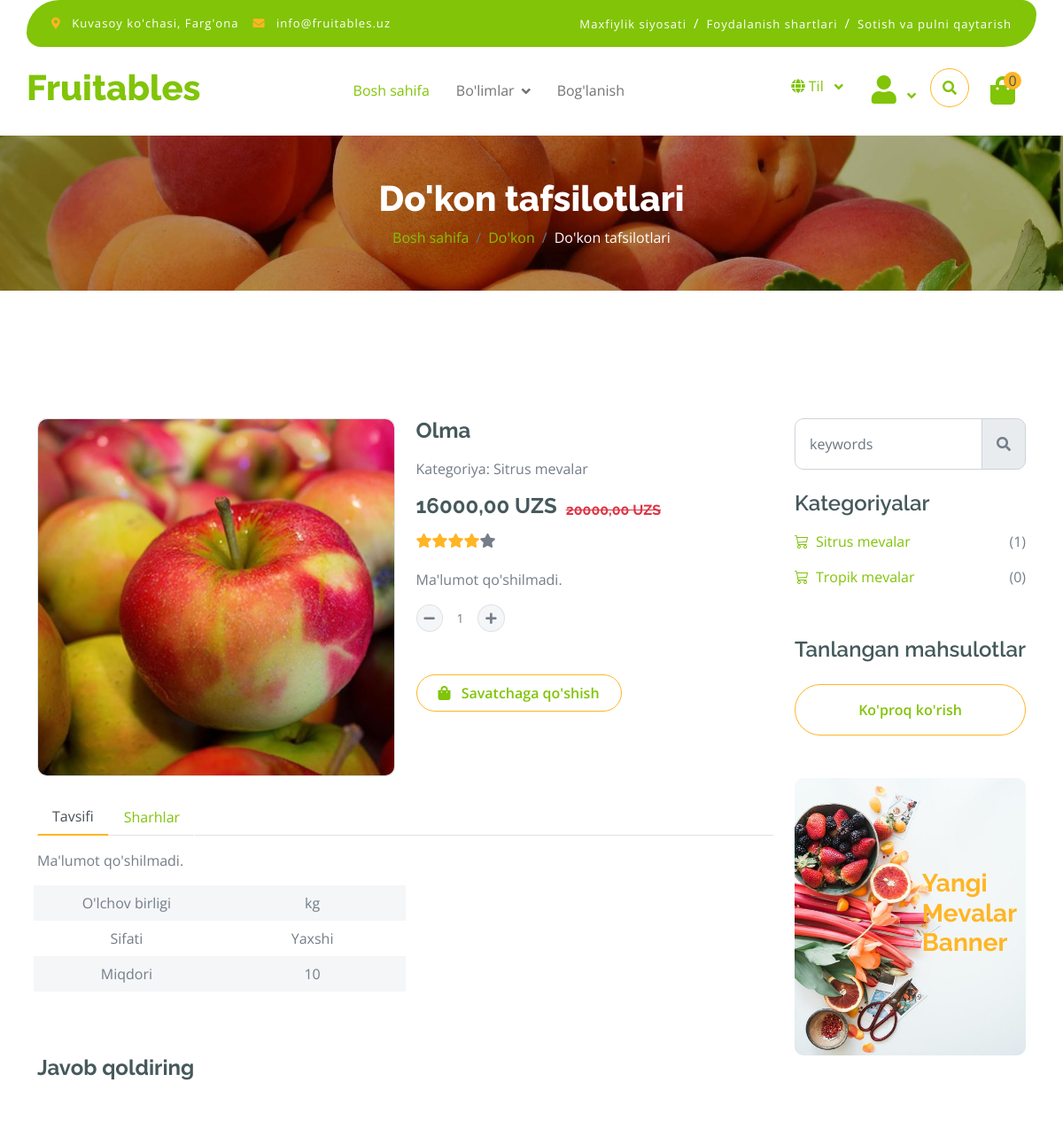
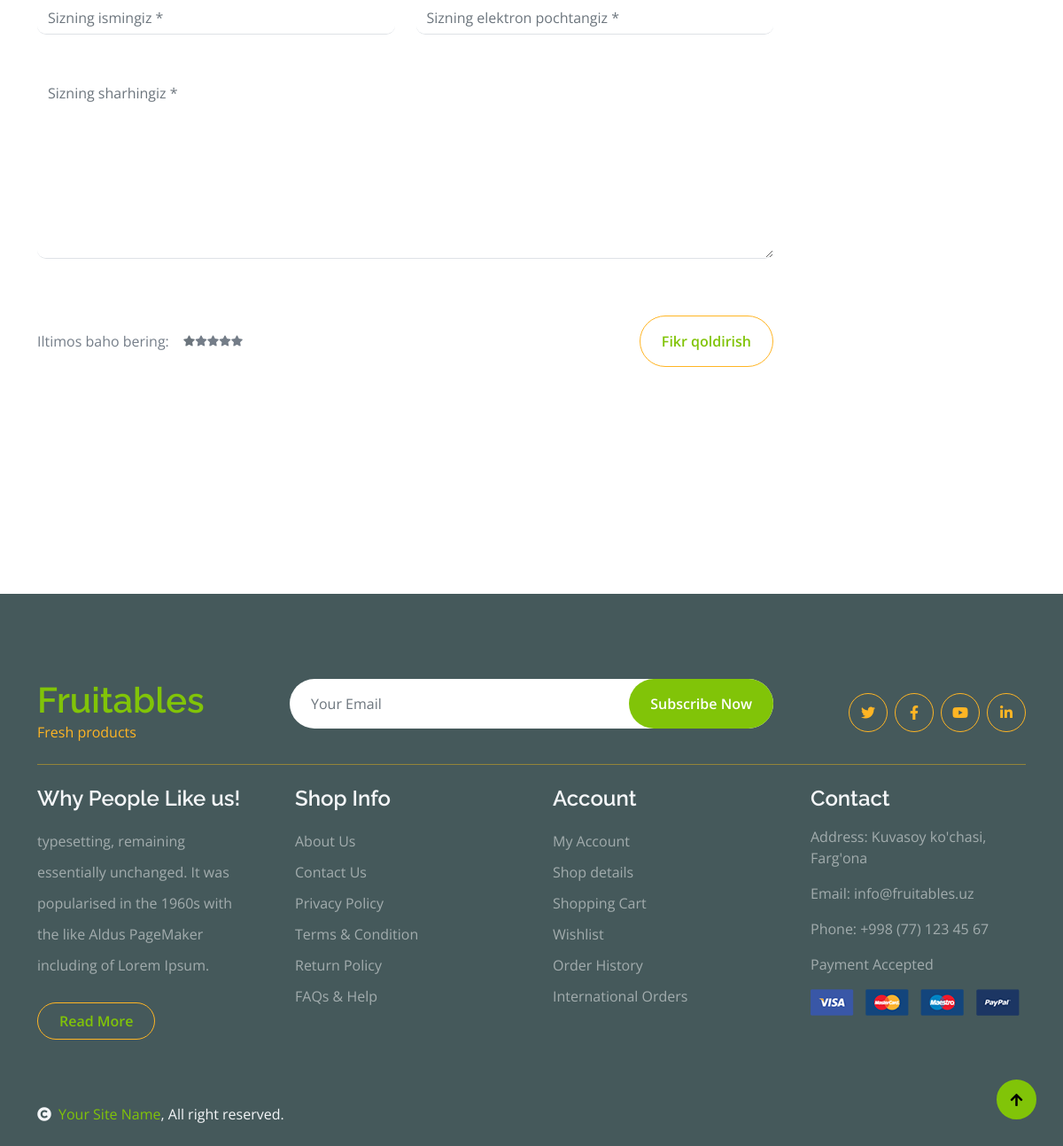
The app's page /uz/department/mevalar/sitrus-mevalar/olma/ (signed in) with its own data (2 pictures, top to bottom).
### manager/models.py (models this page shows, shortened)
class Product(models.Model):
    name = models.CharField(max_length=250, verbose_name='Nomi')
    slug = models.SlugField(max_length=250, unique=True, verbose_name='Identifikatori')
    description = models.TextField(default="Ma'lumot qo'shilmadi.", verbose_name='Tavsifi')
    currency = models.CharField(max_length=3, choices=CURRENCY_TYPES, verbose_name='Valyuta')
    price = models.DecimalField(max_digits=10, decimal_places=2, verbose_name='Narxi', validators=[MinValueValidator(0)])
    discount = models.IntegerField(default=0, verbose_name='Chegirma foizi',
                                   validators=[MinValueValidator(0), MaxValueValidator(100)],
                                   help_text='Agar mahsulotingizga chegirma qo‘ymoqchi bo‘lsangiz, chegirma foizini (masalan, 50) kiriting. Agar chegirma bermoqchi bo‘lmasangiz, bu maydonga tegmang.')
    quantity = models.IntegerField(default=0, verbose_name='Miqdori', validators=[MinValueValidator(0)],)
    quality = models.CharField(max_length=10, verbose_name='Sifati')
    weight = models.CharField(max_length=2, choices=WEIGHT_TYPES, verbose_name="O'lchov birligi")
    category = models.ForeignKey(Category, on_delete=models.CASCADE, related_name='products', null=True)
    def get_discount_price(self):
        if self.discount > 0:
            discount_price = self.price - (self.price * self.discount) / 100
            return discount_price
        return None
    class Meta:
        verbose_name = 'Mahsulot '
        verbose_name_plural = 'Mahsulotlar'

class ProductImage(models.Model):
    image = models.ImageField(upload_to='products/', verbose_name='Rasmi (500x350)',
                              help_text="Rasmning o‘lchami 500x350 piksel bo‘lishi kerak. Iltimos, to‘g‘ri o‘lchamdagi rasmni yuklang!")
    product = models.ForeignKey(Product, on_delete=models.CASCADE, related_name='images', verbose_name='Mahsuloti')
    class Meta:
        verbose_name = 'Mahsulot surati '
        verbose_name_plural = 'Mahsulot suratlari'

class Category(models.Model):
    name = models.CharField(max_length=150, unique=True, verbose_name='Nomi')
    slug = models.SlugField(max_length=150, unique=True, verbose_name='Identifikatori')
    departament = models.ForeignKey(Departament, on_delete=models.CASCADE, related_name='category',
                                    verbose_name="Bo'limi")
    class Meta:
        verbose_name = 'Kategoriya '
        verbose_name_plural = 'Kategoriyalar'

### manager/views.py (the view)
# urls.py: path('department/<slug:department_slug>/<slug:category_slug>/<slug:product_slug>/', ProductDetail.as_view(), name='product'),
class ProductDetail(LoginRequiredMixin, DetailView):
    model = Product
    template_name = 'shop-detail.html'
    slug_url_kwarg = 'product_slug'
    login_url = reverse_lazy('register')
    def get_context_data(self, *, object_list=None, **kwargs):
        context = super().get_context_data(**kwargs)
        department = get_object_or_404(Departament, slug=self.kwargs.get('department_slug'))
        category = get_object_or_404(Category, slug=self.kwargs.get('category_slug'))
        categories = Category.objects.filter(departament=department).select_related('departament')
        products = Product.objects.filter(category=category).select_related('category')
        featured_products = Product.objects.filter(category=category, discount__gt=0).select_related('category')
        context.update({
            'department': department,
            'categories': categories,
            'products': products,
            'featured_products': featured_products[:3],
            'all_featured_products': featured_products[3:]
        })
        return context

### templates/shop-detail.html (shortened to what this page needs)
{% extends 'base.html' %}
{% load static i18n %}
{% block main %}
<div class="container-fluid page-header py-5">
    <h1 class="text-center text-white display-6">{% trans "Do'kon tafsilotlari" %}</h1>
    <ol class="breadcrumb justify-content-center mb-0">
        <li class="breadcrumb-item"><a href="{% url 'home' %}">{% trans "Bosh sahifa" %}</a></li>
        <li class="breadcrumb-item"><a href="{% url 'category' department.slug product.category.slug %}">{% trans "Do'kon" %}</a></li>
        <li class="breadcrumb-item active text-white">{% trans "Do'kon tafsilotlari" %}</li>
    </ol>
</div>
<div class="container-fluid py-5 mt-5">
    <div class="container py-5">
        <div class="row g-4 mb-5">
            <div class="col-lg-8 col-xl-9">
                <div class="row g-4">
                    <div class="col-lg-6">
                        <div class="border rounded">
                            <a href="#">
                                <img src="{{ product.images.first.image.url }}" class="img-fluid rounded" alt="Image">
                            </a>
                        </div>
                    </div>
                    <div class="col-lg-6">
                        <h4 class="fw-bold mb-3">{{ product.name }}</h4>
                        <p class="mb-3">{% trans "Kategoriya" %}: {{ product.category.name }} </p>
                        <div class="d-flex align-items-center">
                            <h5 class="fw-bold mb-3 me-2" style="font-size: 1.5rem;">
                                {% if product.get_discount_price %}
                                {{ product.get_discount_price }} {{ product.currency }}
                                {% else %}
                                {{ product.price }} {{ product.currency }}
                                {% endif %}
                            </h5>
                            {% if product.get_discount_price %}
                            <h5 class="fw-bold text-danger text-decoration-line-through" style="font-size: 1rem; margin-left: 2px;">
                                {{ product.price }} {{ product.currency }}
                            </h5>
                            {% endif %}
                        </div>
                        <div class="d-flex mb-4">
                            <i class="fa fa-star text-secondary"></i>
                            <i class="fa fa-star text-secondary"></i>
                            <i class="fa fa-star text-secondary"></i>
                            <i class="fa fa-star text-secondary"></i>
                            <i class="fa fa-star"></i>
                        </div>
                        <p class="mb-4">{{ product.description|linebreaks }}</p>
                        <form method="post" action="{% url 'add-to-cart' product.slug %}">
                            <div class="input-group quantity mb-5" style="width: 100px;">
                                <div class="input-group-btn">
                                    <span class="btn btn-sm rounded-circle bg-light border quantity-decrease">
                                        <i class="fa fa-minus"></i>
                                    </span>
                                </div>
                                 <input type="text" id="quantityInput" name="quantity"
                                   class="form-control form-control-sm text-center"
                                   value="1" readonly
                                   style="border: none; background: transparent; outline: none; width: 30px;">
                                <div class="input-group-btn">
                                    <span class="btn btn-sm rounded-circle bg-light border quantity-increase">
                                        <i class="fa fa-plus"></i>
                                    </span>
                                </div>
                            </div>
                            <button type="submit" class="btn border border-secondary rounded-pill px-4 py-2 mb-4 text-primary">
                                <i class="fa fa-shopping-bag me-2 text-primary"></i> {% trans "Savatchaga qo'shish" %}
                            </button>
                        </form>
                    </div>
                    <div class="col-lg-12">
                        <nav>
                            <div class="nav nav-tabs mb-3">
                                <button class="nav-link active border-white border-bottom-0" type="button" role="tab"
                                        id="nav-about-tab" data-bs-toggle="tab" data-bs-target="#nav-about"
                                        aria-controls="nav-about" aria-selected="true">{% trans "Tavsifi" %}
                                </button>
                                <button class="nav-link border-white border-bottom-0" type="button" role="tab"
                                        id="nav-mission-tab" data-bs-toggle="tab" data-bs-target="#nav-mission"
                                        aria-controls="nav-mission" aria-selected="false">{% trans "Sharhlar" %}
                                </button>
                            </div>
                        </nav>
                        <div class="tab-content mb-5">
                            <div class="tab-pane active" id="nav-about" role="tabpanel" aria-labelledby="nav-about-tab">
                                <p>{{ product.description }}</p>
                                <div class="px-2">
                                    <div class="row g-4">
                                        <div class="col-6">
                                            <div class="row bg-light align-items-center text-center justify-content-center py-2">
                                                <div class="col-6">
                                                    <p class="mb-0">{% trans "O'lchov birligi" %}</p>
                                                </div>
                                                <div class="col-6">
                                                    <p class="mb-0">{{ product.weight }}</p>
                                                </div>
                                            </div>
                                            <div class="row text-center align-items-center justify-content-center py-2">
                                                <div class="col-6">
                                                    <p class="mb-0">{% trans "Sifati" %}</p>
                                                </div>
                                                <div class="col-6">
                                                    <p class="mb-0">{{ product.quality }}</p>
                                                </div>
                                            </div>
                                            <div class="row bg-light align-items-center text-center justify-content-center py-2">
                                                <div class="col-6">
                                                    <p class="mb-0">{% trans "Miqdori" %}</p>
                                                </div>
                                                <div class="col-6">
                                                    <p class="mb-0">{{ product.quantity }}</p>
                                                </div>
                                            </div>
                                        </div>
                                    </div>
                                </div>
                            </div>
                        </div>
                    </div>
                    <form action="#">
                        <h4 class="mb-5 fw-bold">{% trans "Javob qoldiring" %}</h4>
                        <div class="row g-4">
                            <div class="col-lg-6">
                                <div class="border-bottom rounded">
                                    <input type="text" class="form-control border-0 me-4" placeholder="{% trans 'Sizning ismingiz' %} *">
                                </div>
                            </div>
                            <div class="col-lg-6">
                                <div class="border-bottom rounded">
                                    <input type="email" class="form-control border-0" placeholder="{% trans 'Sizning elektron pochtangiz' %} *">
                                </div>
                            </div>
                            <div class="col-lg-12">
                                <div class="border-bottom rounded my-4">
                                    <textarea name="" id="" class="form-control border-0" cols="30" rows="8"
                                              placeholder="{% trans 'Sizning sharhingiz' %} *" spellcheck="false"></textarea>
                                </div>
                            </div>
                            <div class="col-lg-12">
                                <div class="d-flex justify-content-between py-3 mb-5">
                                    <div class="d-flex align-items-center">
                                        <p class="mb-0 me-3">{% trans "Iltimos baho bering:" %}</p>
                                        <div class="d-flex align-items-center" style="font-size: 12px;">
                                            <i class="fa fa-star text-muted"></i>
                                            <i class="fa fa-star"></i>
                                            <i class="fa fa-star"></i>
                                            <i class="fa fa-star"></i>
                                            <i class="fa fa-star"></i>
                                        </div>
                                    </div>
                                    <a href="#" class="btn border border-secondary text-primary rounded-pill px-4 py-3">
                                        {% trans "Fikr qoldirish" %}</a>
                                </div>
                            </div>
                        </div>
                    </form>
                </div>
            </div>
            <div class="col-lg-4 col-xl-3">
                <div class="row g-4 fruite">
                    <div class="col-lg-12">
                        <div class="input-group w-100 mx-auto d-flex mb-4">
                            <input type="search" class="form-control p-3" placeholder="keywords"
                                   aria-describedby="search-icon-1">
                            <span id="search-icon-1" class="input-group-text p-3"><i class="fa fa-search"></i></span>
                        </div>
                        <div class="mb-4">
                            <h4>{% trans "Kategoriyalar" %}</h4>
                            <ul class="list-unstyled fruite-categorie">
                                {% if categories %}
                                {% for category in categories %}
                                <li>
                                    <div class="d-flex justify-content-between fruite-name">
                                        <a href="{% url 'category' department.slug category.slug %}"><i class="bi bi-cart3 me-2"></i>{{ category.name }}</a>
                                        <span>({{ category.products.count }})</span>
                                    </div>
                                </li>
                                {% endfor %}
                                {% else %}
                                <p>{% trans "Kategoriyalar topilmadi." %}</p>
                                {% endif %}
                            </ul>
                        </div>
                    </div>
                    <div class="col-lg-12">
                        <h4 class="mb-4">{% trans "Tanlangan mahsulotlar" %}</h4>
                        <div class="d-flex justify-content-center my-4">
                                    <button id="view-more-btn"
                                            class="btn border border-secondary px-4 py-3 rounded-pill text-primary w-100">
                                        {% trans "Ko'proq ko'rish" %}
                                    </button>
                                </div>
                    </div>
                    <div class="col-lg-12">
                        <div class="position-relative">
                            <img src="{% static 'img/banner-fruits.jpg' %}" class="img-fluid w-100 rounded" alt="">
                            <div class="position-absolute" style="top: 50%; right: 10px; transform: translateY(-50%);">
                                <h3 class="text-secondary fw-bold">{% trans "Yangi" %} <br> {% trans "Mevalar" %} <br>
                                    {% trans "Banner" %}</h3>
                            </div>
                        </div>
                    </div>
                </div>
            </div>
        </div>
    </div>
</div>
{% endblock main %}

### records on screen
Product: images.first.image (picture), name "Olma", category.name "Sitrus mevalar", get_discount_price "16000,00", currency "UZS", price "20000,00", description "Ma'lumot qo'shilmadi.", weight "kg", quality "Yaxshi", quantity "10"
Category: name "Sitrus mevalar", products.count "1"
Category: name "Tropik mevalar", products.count "0"
